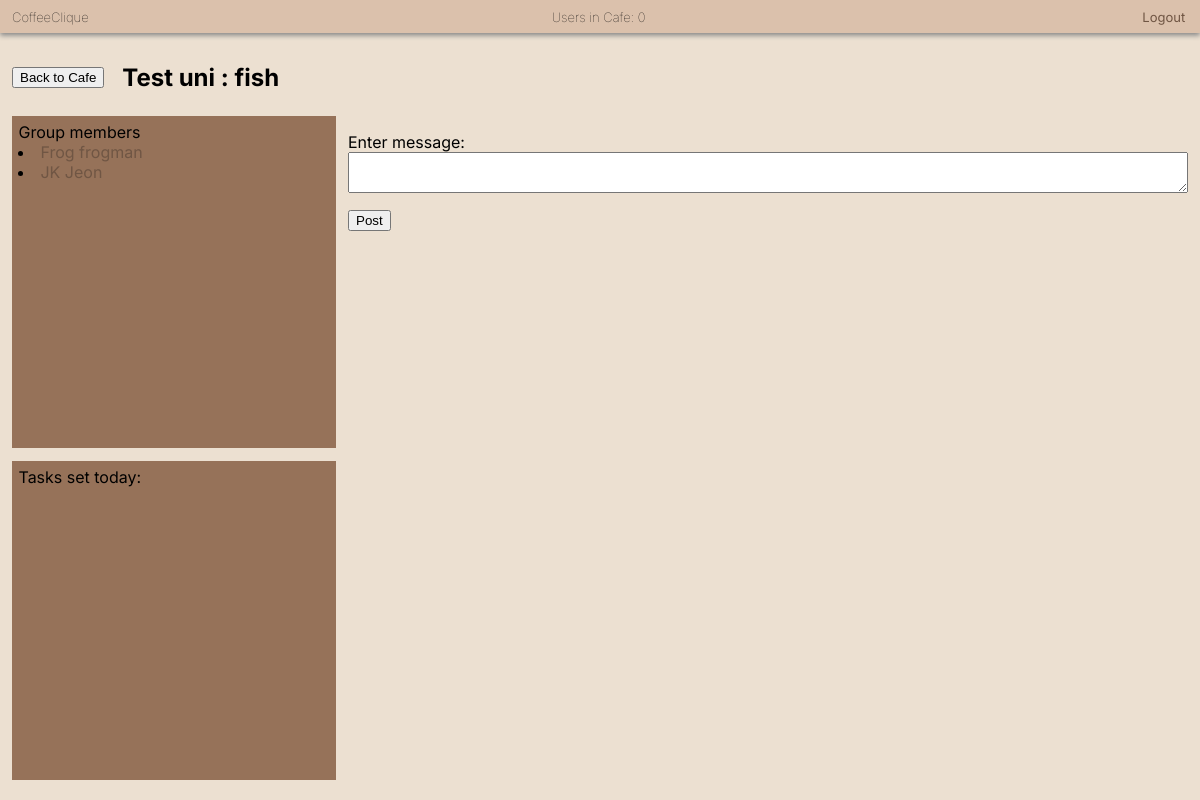
/tables/1 (signed in), run on the app's committed database.
### app/models.py (models this page shows, shortened)
class CafeTable(models.Model):
    table_id = models.CharField(max_length=50)
    university = models.CharField(max_length=50)

class CoffeeUser(AbstractBaseUser):
    AVAILABLE_UNIS = (
        ("University of Exeter", "University of Exeter"),
        ("Test uni", "Test uni")
    )
    email = models.EmailField(verbose_name="email", unique=True)
    date_joined = models.DateTimeField(verbose_name="date_joined",
                                       auto_now_add=True)
    last_login = models.DateTimeField(verbose_name="last_login", auto_now=True)
    is_admin = models.BooleanField(default=False)
    is_active = models.BooleanField(default=True)
    is_staff = models.BooleanField(default=False)
    is_superuser = models.BooleanField(default=False)
    first_name = models.CharField(max_length=50)
    last_name = models.CharField(max_length=50)
    university = models.CharField(max_length=50, choices=AVAILABLE_UNIS)
    year = models.PositiveIntegerField(null=True, blank=True)
    course = models.CharField(max_length=50, blank=True)
    cafe_table_ids = models.ManyToManyField(CafeTable, blank=True)
    points = models.PositiveIntegerField(default=0)
    studying_until = models.DateTimeField(null=True, blank=True)
    share_tables = models.BooleanField(default=True)
    tasks_set_today = models.PositiveIntegerField(default=0)
    next_possible_set = models.DateField(null=True, blank=True)
    student_tasks_completed = models.PositiveIntegerField(default=0)
    next_possible_complete = models.DateField(null=True, blank=True)
    facebook = models.CharField(max_length=255, null=True, blank=True)
    twitter = models.CharField(max_length=255, null=True, blank=True)
    instagram = models.CharField(max_length=255, null=True, blank=True)
    USERNAME_FIELD = "email"  # users log in using their email
    REQUIRED_FIELDS = ["first_name", "last_name", "university", "is_staff"]
    objects = CoffeeUserManager()

### app/views.py (the view)
# urls.py: path('tables/<pk>', views.table_chat,
@login_required(login_url='/')
def table_chat(request, pk):
    try:
        table = CafeTable.objects.get(pk=pk)
    except CafeTable.DoesNotExist:
        return render(request, 'denied.html')
    current_user = request.user
    if ((current_user.university != table.university) or
       (table.table_id not in
       current_user.cafe_table_ids.values_list('table_id', flat=True))):
        return render(request, 'denied.html')
    if request.method == 'POST':
        form = PostMessageForm(request.POST)
        if form.is_valid():
            message_content = form.cleaned_data.get('message_content')
            Message.objects.create(  # removed msg =
                table_id=table,
                created_by=current_user,
                message_content=message_content,
            )
            form = PostMessageForm()
    else:
        form = PostMessageForm()
    messages = Message.objects.filter(table_id=table).order_by(
                'message_date')[:100]
    check_recurring_tasks()
    date_from = datetime.date.today()
    tasks = Task.objects.filter(table_id=table,
                                date_set=date_from)
    users = table.coffeeuser_set.all()
    users_studying = []
    other_users = []
    for user in users:
        if user.studying_until:
            if user.studying_until <= datetime.datetime.now():
                user.studying_until = None
                user.save()
                other_users.append(user)
            else:
                users_studying.append(user)
        else:
            other_users.append(user)
    users_studying = sorted(users_studying, key=attrgetter("studying_until"),
                            reverse=True)
    context = {
        "table": table,
        "form": form,
        "messages": messages,
        "users_studying": users_studying,
        "other_users": other_users,
        "tasks": tasks,
        'users': CoffeeUser.objects.all(),
        'num_users': get_number_current_users()
    }
    return render(request, "table_chat.html", context)

### app/forms.py
class PostMessageForm(forms.ModelForm):
    class Meta:
        model = Message
        fields = ('message_content',)
        labels = {
            'message_content': ugettext_lazy('Enter message:'),
        }

### app/views.py (called while the page is built)
def get_number_current_users():
    active_sessions = Session.objects.filter(expire_date__gte=timezone.now())
    active = 0
    for session in active_sessions:
        data = session.get_decoded()
        if data != {}:
            active += 1
    return active

def check_recurring_tasks():
    recurring_tasks = Task.objects.exclude(max_repeats=0).exclude(
        recurrence_interval="n")
    for task in recurring_tasks:
        if task.recurring_date == datetime.date.today() and \
          task.no_of_repeats <= task.max_repeats:
            task.completed_by.remove(*task.completed_by.all())
            task.no_of_repeats += 1
            task.date_set = datetime.date.today()
            task.save()

### app/templates/table_chat.html (shortened to what this page needs)
<!DOCTYPE html>
<html lang="en">
<head>
  {% load static %}
  <link rel="stylesheet" type="text/css" href="{% static 'css/basic.css' %}"></link>
  <link rel="stylesheet" type="text/css" href="{% static 'css/chat.css' %}"></link>
</head>
<body>
  <div class="top_bar">
    <h6 class="app_name">CoffeeClique</h6>
    <h6 class="user_count">Users in Cafe: {{ num_users }}</h6>
    <a class="logout" href="{% url 'logout' %}">Logout</a>
  </div>
  <div class="navigation">
    <button onclick="document.location='/table_view'" id="table_view" inline="true">Back to Cafe</button><br>
    <h2 class="table_name">{{ table.university }} : {{ table.table_id }}</h2>
  </div>
  <div class="row">
    <div class="other">
    <div class="users">
    Group members
    {% for user in other_users %}
    <li>
      <a href="{% url 'profile_page' user.id %}">
      {{user.first_name}} {{user.last_name}} </a>
    </li>
    {% endfor %}
    </div>
    <div class="tasks">
      Tasks set today:
    </div>
    </div>
    <div class="messages" id="messages">
    <div class="form">
      <form method="post">
        {{ form.as_p }}<button type="submit"> Post </button>
      </form><br>
    </div>
  </div>
</div>
</body>
</html>

### app/static/css/basic.css (style rules this page uses)
body { background-color: #ece0d1; margin: 0%; font-family: 'Inter', sans-serif; }
.top_bar { background-color: #dbc1ac; box-shadow: 0px 2.5px 5px #888888; padding-left: 1%; }
.app_name { margin: 0; padding-top: 9px; padding-bottom: 8px; font-size: small; font-weight:lighter; display: inline-block; width: 32%; }
.user_count { margin: 0; padding-top: 9px; padding-bottom: 8px; font-size: small; font-weight:lighter; width: 34%; display: inline-block; text-align: center; }
.logout { display: inline-block; width: 32%; text-align: right; font-size: small; }
a:link { color: #705644; background-color: transparent; text-decoration: none; }

### app/static/css/chat.css (style rules this page uses)
html, body { height: 100%; }
.navigation { display: inline-flex; margin-left: 1%; width: 100%; margin-top: 2.5%; margin-bottom: 1%; align-items: center; }
#table_view { height: fit-content; width: fit-content; }
.table_name { margin-block-end: 0; margin-block-start: 0; padding-left: 1.5%; }
.tasks { background-color: #967259; height: 50%; overflow: scroll; padding: 2%; margin-top: 4%; }
.users { background-color: #967259; height: 48%; overflow: scroll; padding: 2%; }
.messages { width: 70%; float: right; margin-right: 1%; margin-top: 1%; margin-bottom: 1%; overflow: scroll; }
.other { display: inline-block; width: 27%; margin: 1%; overflow: hidden; }
.row { display: flex; height: 86%; }
#id_message_content { width: -webkit-fill-available; height: 35px; font-family: 'Inter', sans-serif; font-size: 16px; display: block; }
label { width: fit-content; }

### data on the page
CafeTable: university "Test uni", table_id "fish"
CoffeeUser: first_name "Frog", last_name "frogman"
CoffeeUser: first_name "JK", last_name "Jeon"

### other printed values
{{ num_users }} "0"
